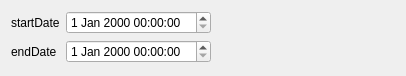
<?xml version="1.0" encoding="UTF-8"?>
<ui version="4.0">
 <class>Frame_StartEndDatetime</class>
 <widget class="QFrame" name="Frame_StartEndDatetime">
  <property name="geometry">
   <rect>
    <x>0</x>
    <y>0</y>
    <width>406</width>
    <height>76</height>
   </rect>
  </property>
  <property name="windowTitle">
   <string>Frame</string>
  </property>
  <layout class="QFormLayout" name="formLayout">
   <property name="fieldGrowthPolicy">
    <enum>QFormLayout::ExpandingFieldsGrow</enum>
   </property>
   <item row="0" column="0">
    <widget class="QLabel" name="label">
     <property name="text">
      <string>startDate</string>
     </property>
    </widget>
   </item>
   <item row="0" column="1">
    <widget class="QDateTimeEdit" name="dateTimeEdit_Start"/>
   </item>
   <item row="1" column="0">
    <widget class="QLabel" name="label_2">
     <property name="text">
      <string>endDate</string>
     </property>
    </widget>
   </item>
   <item row="1" column="1">
    <widget class="QDateTimeEdit" name="dateTimeEdit_End">
     <property name="enabled">
      <bool>true</bool>
     </property>
    </widget>
   </item>
  </layout>
 </widget>
 <resources/>
 <connections/>
</ui>
